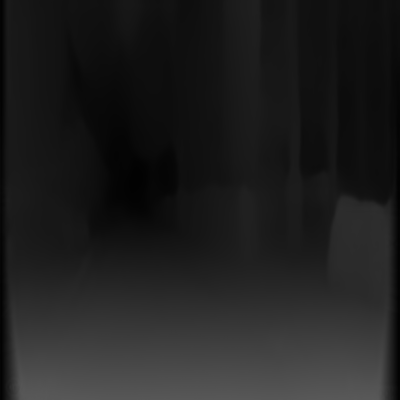
#> input picture sample_data/depth_predict_1.png, 400 x 400 px, found by its file name
$ jupyter execute --allow-errors 0118_open3d.ipynb
#> lines starting #> are read from the running program, lines starting #| are printed output that depends on the picture
[cell 1]
#pip install open3d

[cell 2]
#pip install -U matplotlib

[cell 3]
#pip install --upgrade setuptools

[cell 4]
#pip install imageio

[cell 5]
#pip install -U pandas

[cell 6]
#pip install pyequilib

[cell 7]
import imageio as iio
import numpy as np
import open3d as o3d
import matplotlib.pyplot as plt
from equilib import Equi2Pers

Part 1 point cloud

#> (a cell that did not finish here is left out)

[cell 9]
# Convert to Open3D.PointCLoud:
pcd_o3d = o3d.geometry.PointCloud()  # create point cloud object
#> (the rest of this cell did not finish here and is left out)

Part 2 point cloud

[cell 10]
# [45 lines left out: function compute_colored_pointcloud_nested_loops, not called in this run]

[cell 11]
# here cx_depth should be about 200??
if __name__ == '__main__':
    # Depth Camera parameters:
    FX_DEPTH = 5.8262448167737955e+02
    FY_DEPTH = 5.8269103270988637e+02
    CX_DEPTH = 3.1304475870804731e+02
    CY_DEPTH = 2.3844389626620386e+02

    # RGB camera intrinsic Parameters:
    FX_RGB = 5.1885790117450188e+02
    FY_RGB = 5.1946961112127485e+02
    CX_RGB = 3.2558244941119034e+0
    CY_RGB = 2.5373616633400465e+02

    # Rotation matrix:
    R = -np.array([[9.9997798940829263e-01, 5.0518419386157446e-03, 4.3011152014118693e-03],
                   [-5.0359919480810989e-03, 9.9998051861143999e-01, -3.6879781309514218e-03],
                   [- 4.3196624923060242e-03, 3.6662365748484798e-03, 9.9998394948385538e-01]])
    # Translation vector:
    T = np.array([2.5031875059141302e-02, -2.9342312935846411e-04, 6.6238747008330102e-04])

    # Read depth and color image:
    depth_image = iio.imread('../Project-demo/sample_data/depth_predict_1.png')
#> depth_image is the input picture: shape (400, 400); min 2, max 89, mean 31.7
    rgb_image = iio.imread('../Project-demo/sample_data/test_img_1.jpg')
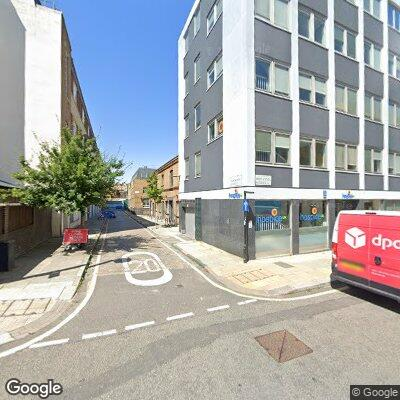
#> input picture sample_data/test_img_1.jpg, 400 x 400 px, found by its file name
#> rgb_image is the input picture: shape (400, 400, 3); mean R, G, B 166.2, 168.1, 169
    #rgb_image = iio.imread('../Project-demo/sample_data/test_img.jpg')

    # Display depth and grayscale image:
    fig, axs = plt.subplots(1, 2)
    axs[0].imshow(depth_image, cmap="gray")
    axs[0].set_title('Depth image')
    axs[1].imshow(rgb_image)
    axs[1].set_title('RGB image')
    plt.show()
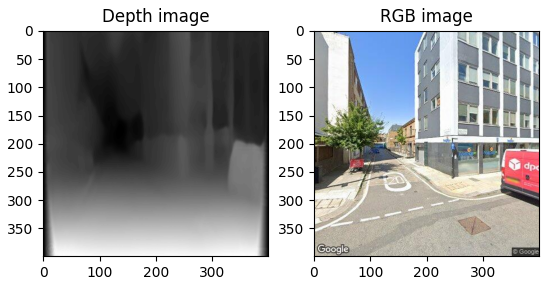
#> figure drawn by matplotlib, 2 panels

    # compute point cloud:
    # Both images has the same resolution
    height, width = depth_image.shape
#> height = 400; width = 400

    # compute indices:
    jj = np.tile(range(width), height)
    ii = np.repeat(range(height), width)

    # Compute constants:
    xx = (jj - CX_DEPTH) / FX_DEPTH
    yy = (ii - CY_DEPTH) / FY_DEPTH

    # transform depth image to vector of z:
    length = height * width
#> length = 160000
    z = depth_image.reshape(length)

    # compute point cloud
    pcd = np.dstack((xx * z, yy * z, z)).reshape((length, 3))

    cam_RGB = np.apply_along_axis(np.linalg.inv(R).dot, 1, pcd) - np.linalg.inv(R).dot(T)
    xx_rgb = ((cam_RGB[:, 0] * FX_RGB) / cam_RGB[:, 2] + CX_RGB + width / 2).astype(int).clip(0, width - 1)
    yy_rgb = ((cam_RGB[:, 1] * FY_RGB) / cam_RGB[:, 2] + CY_RGB).astype(int).clip(0, height - 1)
    colors = rgb_image[yy_rgb, xx_rgb]

[cell 12]
colors

[cell 13]
with open('../Project-demo/sample_data/test_2_pcd.npy', 'wb') as f:
    np.save(f, pcd)

with open('../Project-demo/sample_data/test_2_colors.npy', 'wb') as f:
    np.save(f, colors)

Part 1 point cloud with color

[cell 14]
with open('../Project-demo/sample_data/test_2_pcd.npy', 'rb') as f:
    pcd = np.load(f)
print(pcd)

[cell 15]
with open('../Project-demo/sample_data/test_2_colors.npy', 'rb') as f:
    colors = np.load(f)
print(colors)

[cell 16]
# Convert to Open3D.PointCLoud:
pcd_o3d = o3d.geometry.PointCloud()  # create a point cloud object
pcd_o3d.points = o3d.utility.Vector3dVector(pcd)
pcd_o3d.colors = o3d.utility.Vector3dVector(np.array(colors / 255))
# Visualize:
o3d.visualization.draw_geometries([pcd_o3d])

part 2 using default open 3d

[cell 17]
# for 400*400 picture

[cell 18]
depth_raw = o3d.io.read_image('../Project-demo/sample_data/depth_predict_1.png')
color_raw = o3d.io.read_image('../Project-demo/sample_data/test_img_1.jpg')
rgbd_image = o3d.geometry.RGBDImage.create_from_color_and_depth(color_raw,depth_raw)
print(rgbd_image)

[cell 19]
pcd = o3d.geometry.PointCloud.create_from_rgbd_image(rgbd_image, o3d.camera.PinholeCameraIntrinsic(o3d.camera.PinholeCameraIntrinsicParameters.PrimeSenseDefault))
pcd.transform([[1,0,0,0],[0,-1,0,0],[0,0,-1,0],[0,0,0,1]])
o3d.visualization.draw_geometries([pcd])

[cell 20]
point_cloud_file_name = '../Project-demo/sample_data/point_cloud_test.ply'
o3d.io.write_point_cloud(point_cloud_file_name, pcd, write_ascii=False, compressed=False, print_progress=False)

[cell 21]
# for 375*1242 picture

[cell 22]
depth_raw = o3d.io.read_image('../Project-demo/sample_data/depth_predict.png')
color_raw = o3d.io.read_image('../Project-demo/sample_data/test_img.png')
rgbd_image = o3d.geometry.RGBDImage.create_from_color_and_depth(color_raw,depth_raw)
print(rgbd_image)

[cell 23]
pcd = o3d.geometry.PointCloud.create_from_rgbd_image(rgbd_image, o3d.camera.PinholeCameraIntrinsic(o3d.camera.PinholeCameraIntrinsicParameters.PrimeSenseDefault))
pcd.transform([[1,0,0,0],[0,-1,0,0],[0,0,-1,0],[0,0,0,1]])
o3d.visualization.draw_geometries([pcd])

[cell 24]
intrinsics = o3d.camera.PinholeCameraIntrinsic(o3d.camera.PinholeCameraIntrinsicParameters.PrimeSenseDefault)
print(intrinsics)

part 4

[cell 25]
import requests

app_access_token = 'MLY|8443722902364390|832fa01211e391f5fd88c8a6186d2ff8' # create your access token at https://mapillary.com/developer
image_id = '169979785061521'
url = 'https://graph.mapillary.com/{}/?fields=id,camera_parameters,atomic_scale,thumb_original_url&access_token={}'.format(image_id,app_access_token)
# or instead of adding it to the url, add the token in headers (strongly recommended for user tokens)
headers = { "Authorization" : "OAuth {}".format(app_access_token) }
#> (the rest of this cell did not finish here and is left out)

[cell 26]
depth_raw = o3d.io.read_image('../Project-demo/sample_data/depth_predict_2.png')
color_raw = o3d.io.read_image('../Project-demo/sample_data/test_img_2.jpg')
rgbd_image = o3d.geometry.RGBDImage.create_from_color_and_depth(color_raw,depth_raw)
print(rgbd_image)

[cell 27]
2160/2

[cell 28]
pcd = o3d.geometry.PointCloud.create_from_rgbd_image(rgbd_image, o3d.camera.PinholeCameraIntrinsic(o3d.camera.PinholeCameraIntrinsicParameters.PrimeSenseDefault))
pcd.transform([[1,0,0,0],[0,-1,0,0],[0,0,-1,0],[0,0,0,1]])
o3d.visualization.draw_geometries([pcd])

[cell 29]
o3d.camera.PinholeCameraIntrinsic(o3d.camera.PinholeCameraIntrinsicParameters.PrimeSenseDefault).intrinsic_matrix

[cell 30]
phc = o3d.camera.PinholeCameraIntrinsic()
phc.set_intrinsics(3840, 2160, 0.58551074610826*3840, 0.58551074610826*2140, 1920, 1080)
phc.intrinsic_matrix

[cell 31]
pcd = o3d.geometry.PointCloud.create_from_rgbd_image(rgbd_image, phc)
pcd.transform([[1,0,0,0],[0,-1,0,0],[0,0,-1,0],[0,0,0,1]])
o3d.visualization.draw_geometries([pcd])

[cell 32]
phc = o3d.camera.PinholeCameraIntrinsic()
phc.set_intrinsics(3840, 2160, 0.58551074610826*3840, 0.58551074610826*2140, 1920, 1080)
phc.intrinsic_matrix

[cell 33]
import PIL.Image as pil
path = '../Project-demo/sample_data/depth_predict_1.png'

depth_raw  = pil.open(path).convert('RGB')

width,height = depth_raw.size
f = 0.7
fx = f * width
#> fx = 280
fy = f * height
#> fy = 280
cx = width/2
#> cx = 200
cy = height/2
#> cy = 200

[cell 34]
## autonomize the process
depth_raw = o3d.io.read_image('../Project-demo/sample_data/depth_predict_1.png')
color_raw = o3d.io.read_image('../Project-demo/sample_data/test_img_1.jpg')
rgbd_image = o3d.geometry.RGBDImage.create_from_color_and_depth(color_raw,depth_raw)
print(rgbd_image)

[cell 35]
phc = o3d.camera.PinholeCameraIntrinsic()

phc.set_intrinsics(width, height, fx, fy, cx, cy)
phc.intrinsic_matrix

[cell 36]
pcd = o3d.geometry.PointCloud.create_from_rgbd_image(rgbd_image, o3d.camera.PinholeCameraIntrinsic(o3d.camera.PinholeCameraIntrinsicParameters.PrimeSenseDefault))
pcd.transform([[1,0,0,0],[0,-1,0,0],[0,0,-1,0],[0,0,0,1]])
o3d.visualization.draw_geometries([pcd])

[cell 37]
import PIL.Image as pil
path = '../Project-demo/sample_data/depth_predict_3.png'

depth_raw  = pil.open(path).convert('RGB')
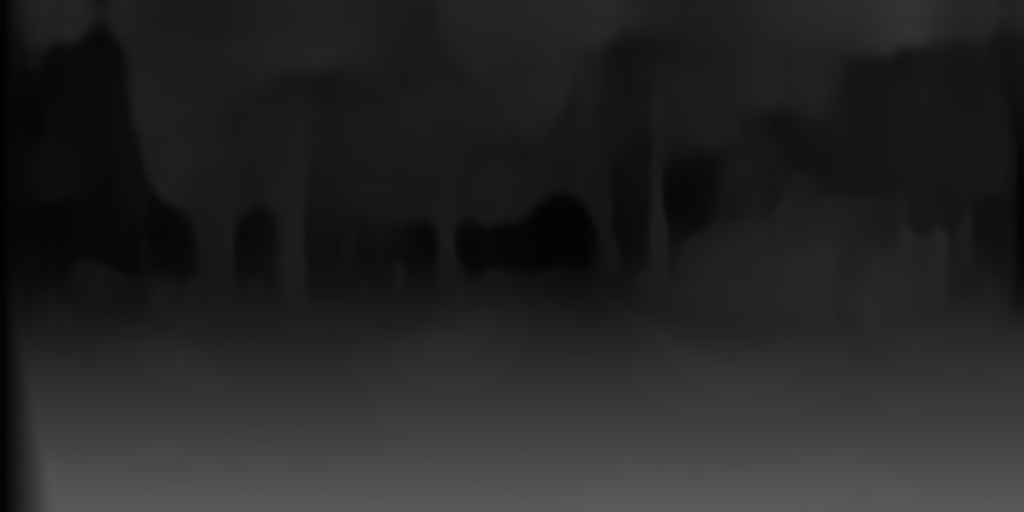
#> input picture sample_data/depth_predict_3.png, 2048 x 1024 px, found by its file name (shown at 1/2 size)

width,height = depth_raw.size
#> width = 2048; height = 1024
f = 0.7
fx = f * width
#> fx = 1433.6
fy = f * height
#> fy = 716.8
cx = width/2
#> cx = 1024
cy = height/2
#> cy = 512

[cell 38]
## autonomize the process
depth_raw = o3d.io.read_image('../Project-demo/sample_data/depth_predict_3.png')
color_raw = o3d.io.read_image('../Project-demo/sample_data/test_img_3.jpg')
rgbd_image = o3d.geometry.RGBDImage.create_from_color_and_depth(color_raw,depth_raw)
print(rgbd_image)

[cell 39]
phc = o3d.camera.PinholeCameraIntrinsic()

phc.set_intrinsics(width, height, fx, fy, cx, cy)
phc.intrinsic_matrix

[cell 40]
pcd = o3d.geometry.PointCloud.create_from_rgbd_image(rgbd_image, o3d.camera.PinholeCameraIntrinsic(o3d.camera.PinholeCameraIntrinsicParameters.PrimeSenseDefault))
pcd.transform([[1,0,0,0],[0,-1,0,0],[0,0,-1,0],[0,0,0,1]])
o3d.visualization.draw_geometries([pcd])

[cell 41]
print(np.asarray(pcd.points))

#### C++

List<double> pnt;                   // 3D point list x0,y0,z0,x1,y1,z1,...
void compute()
    {
    int x,y,xs,ys;      // texture positiona and size
    double a,b,r,da,db; // spherical positiona and angle steps
    double xx,yy,zz;    // 3D point
    DWORD *p;           // texture pixel access
    // load and prepare BMP texture
    Graphics::TBitmap *bmp=new Graphics::TBitmap;


    bmp->LoadFromFile("map.bmp");
    bmp->HandleType=bmDIB;
    bmp->PixelFormat=pf32bit;
    xs=bmp->Width;
    ys=bmp->Height;
/*
    // 360x180 deg
    da=2.0*M_PI/double(xs-1);
    db=1.0*M_PI/double(ys-1);
    b=-0.5*M_PI;
*/
    // 180x90 deg
    da=1.0*M_PI/double(xs-1);
    db=0.5*M_PI/double(ys-1);
    b=-0.25*M_PI;

    // proces all its pixels
    pnt.num=0;
    for (                                 y=0; y<ys; y++,b+=db)
     for (p=(DWORD*)bmp->ScanLine[y],a=0.0,x=0; x<xs; x++,a+=da)
        {
        // pixel access
        r=DWORD(p[x]&255);  // obtain intensity from texture <0..255>
        r/=255.0;           // normalize to <0..1>
        // convert to 3D
        xx=r*cos(a)*cos(b);
        yy=r*sin(a)*cos(b);
        zz=r*       sin(b);
        // store to pointcloud
        pnt.add(xx);
        pnt.add(yy);
        pnt.add(zz);
        }
    // clean up
    delete bmp;
    }

[cell 42]
pnt = []  # 3D point list x0, y0, z0, x1, y1, z1, ...
from PIL import Image

# [38 lines left out: function compute, not called in this run]

[cell 43]
pnt = []  # 3D point list x0, y0, z0, x1, y1, z1, ...
clr = []
from PIL import Image

x, y, xs, ys = 0, 0, 0, 0  # texture position and size
a, b, r, da, db = 0.0, 0.0, 0.0, 0.0, 0.0  # spherical position and angle steps
xx, yy, zz = 0.0, 0.0, 0.0  # 3D point

depth_img = Image.open('../Project-demo/sample_data/depth_predict_3.png')
#> depth_img is the input picture: PIL image 2048x1024 L; min 1, max 91, mean 36.7
#> (the rest of this cell did not finish here and is left out)

[cell 44]
clr

[cell 45]
pcd = o3d.geometry.PointCloud()
pcd.points = o3d.utility.Vector3dVector(pnt)
pcd.colors = o3d.utility.Vector3dVector(np.array(clr))

o3d.visualization.draw_geometries([pcd])

[cell 46]
import numpy as np
import cv2

# Load the panoramic image
panorama = cv2.imread('../Project-demo/sample_data/depth_predict_3.png')

# Establish the camera parameters
focal_length = panorama.shape[1]
#> focal_length = 2048
center = (panorama.shape[1]/2, panorama.shape[0]/2)
#> center = (1024, 512)
camera_matrix = np.array([[focal_length, 0, center[0]], [0, focal_length, center[1]], [0, 0, 1]])

# Extract the depth map from the panoramic image
depth_map = np.zeros((panorama.shape[0], panorama.shape[1])) # Assuming a flat depth map for demonstration purposes

# Convert the pixel coordinates to spherical coordinates
spherical_coords = np.zeros((panorama.shape[0], panorama.shape[1], 3))
#> (the rest of this cell did not finish here and is left out)

[cell 47]
import numpy as np
import cv2
from math import sin, cos, pi

def convert_to_3d(img):
    # Load the image
    pano_img = cv2.imread(img)

    # Convert to grayscale
    gray = cv2.cvtColor(pano_img, cv2.COLOR_BGR2GRAY)

    # Get image dimensions
    h, w = gray.shape

    # Normalize intensity values to a range of 0 to 1
    gray = gray / 255.0

    # Initialize list to store 3D points
    points = []

    # Map the 2D image to a 3D spherical coordinate system
    for y in range(h):
        for x in range(w):
            theta = pi * (x / w - 0.5)
            phi = pi * (y / h - 0.5)

            r = gray[y, x]

            x = r * cos(theta) * cos(phi)
            y = r * sin(theta) * cos(phi)
            z = r * sin(phi)

            points.append([x, y, z])
#> after the loop, points = [[7.35e-35, -1.2e-18, -0.0196]]

    return np.array(points)

pano_img = '../Project-demo/sample_data/depth_predict_3.png'
#> (the rest of this cell did not finish here and is left out)

[cell 48]
import numpy as np
import cv2
from math import sin, cos, pi


# Load the image
pano_img = cv2.imread('../Project-demo/sample_data/depth_predict_3.png')
color_img = cv2.imread('../Project-demo/sample_data/test_img_3.jpg')


# Convert to grayscale
gray = cv2.cvtColor(pano_img, cv2.COLOR_BGR2GRAY)

# Get image dimensions
h, w = gray.shape

# Normalize intensity values to a range of 0 to 1
#gray = gray / 255.0

# Initialize list to store 3D points
points = []

# Map the 2D image to a 3D spherical coordinate system
for y in range(h):
    for x in range(w):
        theta = pi * (x / w - 0.5)
        phi = pi * (y / h - 0.5)

        r = depth_img.getpixel((x, y))  # obtain intensity from texture <0..255>

        x = r * cos(theta) * cos(phi)
        y = r * sin(theta) * cos(phi)
        z = r * sin(phi)

        points.append([x, y, z])
#> after the loop, points = 2097152 items


points

[cell 49]
pcd = o3d.geometry.PointCloud()
pcd.points = o3d.utility.Vector3dVector(points)

o3d.visualization.draw_geometries([pcd])

[cell 50]
o3d.visualization.draw_geometries([pcd])

[cell 51]
import cv2
import numpy as np

# Load the panorama image and its depth map
panorama_image = cv2.imread('../Project-demo/sample_data/test_img_3.jpg')
depth_map = cv2.imread('../Project-demo/sample_data/depth_predict_3.png', cv2.IMREAD_ANYDEPTH)

# Define the intrinsic parameters of the camera
focal_length = ... # Fill in the focal length of the camera
principal_point = (..., ...) # Fill in the principal point of the camera

# Convert the depth values to 3D points in the camera coordinate system
rows, cols = depth_map.shape
X, Y = np.meshgrid(np.arange(cols), np.arange(rows))
Z = depth_map / 1000.0
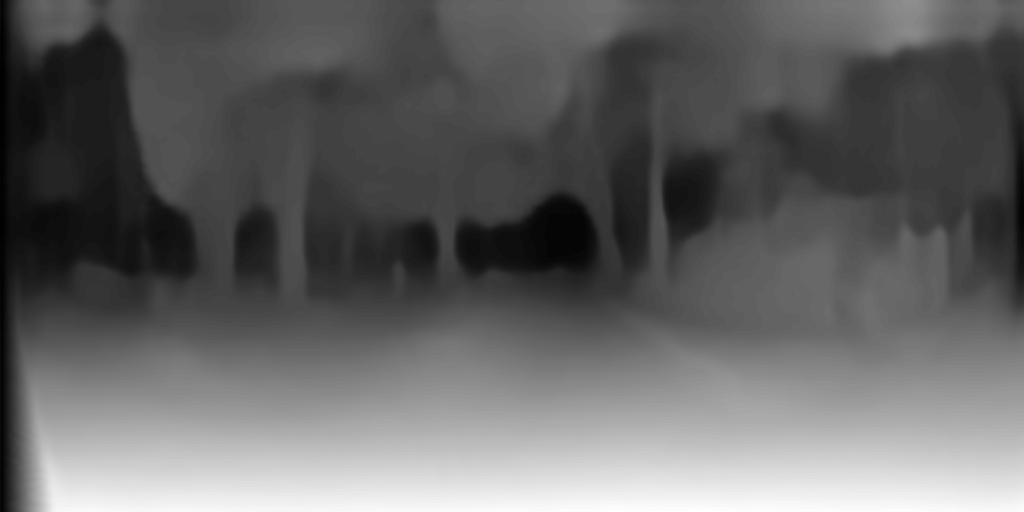
#> Z: shape (1024, 2048) float64 (shown at 1/2 size); min 0.001, max 0.091, mean 0.0367; drawn with min black and max white

# Define the intrinsic parameters of the camera
focal_length = 0.5 # Fill in the focal length of the camera
principal_point = (X/2, Y/2) # Fill in the principal point of the camera

points_3d = np.column_stack((X.flatten(), Y.flatten(), Z.flatten()))
#> (the rest of this cell did not finish here and is left out)
